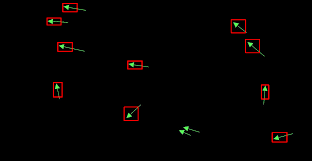
#> input picture OpenCV/template matching.png, 312 x 161 px, found by its file name
$ python 'template matching.py'
#> lines starting #> are read from the running program, lines starting #| are printed output that depends on the picture; after the words box and inside, x2 and y2 are one past the last pixel; in counts of white or black regions, pixels touching at a corner belong together
import cv2
import numpy as np

img_bgr =cv2.imread('/home/g-host/Documents/OpenCV for python(Img and video analysis)/template matching.png')
#> img_bgr is the input picture: shape (161, 312, 3); mean B, G, R 0.6, 1.3, 3.4

img_gray = cv2.cvtColor(img_bgr, cv2.COLOR_BGR2GRAY)
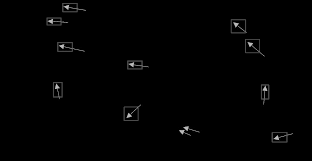
#> img_gray: shape (161, 312); min 0, max 186, mean 1.9

template = cv2.imread('/home/g-host/Documents/OpenCV for python(Img and video analysis)/template matching.png', 0)
#> template: shape (161, 312); min 0, max 185, mean 1.9
w, h = template.shape[::-1]
#> w = 312; h = 161

res = cv2.matchTemplate(img_gray, template, cv2.TM_CCOEFF_NORMED)
#> res = [1]
threshold = 0.8
loc = np.where(res >= threshold)
#> loc = ([0], [0])

for pt in zip(*loc[::-1]):
    cv2.rectangle(img_bgr, pt, (pt[0]+w, pt[1]+h), (0,255, 255), 2)
#> this loop made 1 pass
#> pt on pass 1: (0, 0)
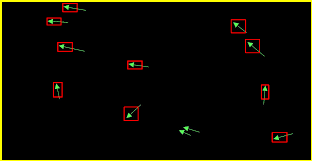
#> img_bgr: shape (161, 312, 3); 2.81% of pixels changed, all inside (x1, y1, x2, y2) = (0, 0, 312, 161)

cv2.imshow('detected', img_bgr)
cv2.waitKey(0)
cv2.destroyAllWindows()
